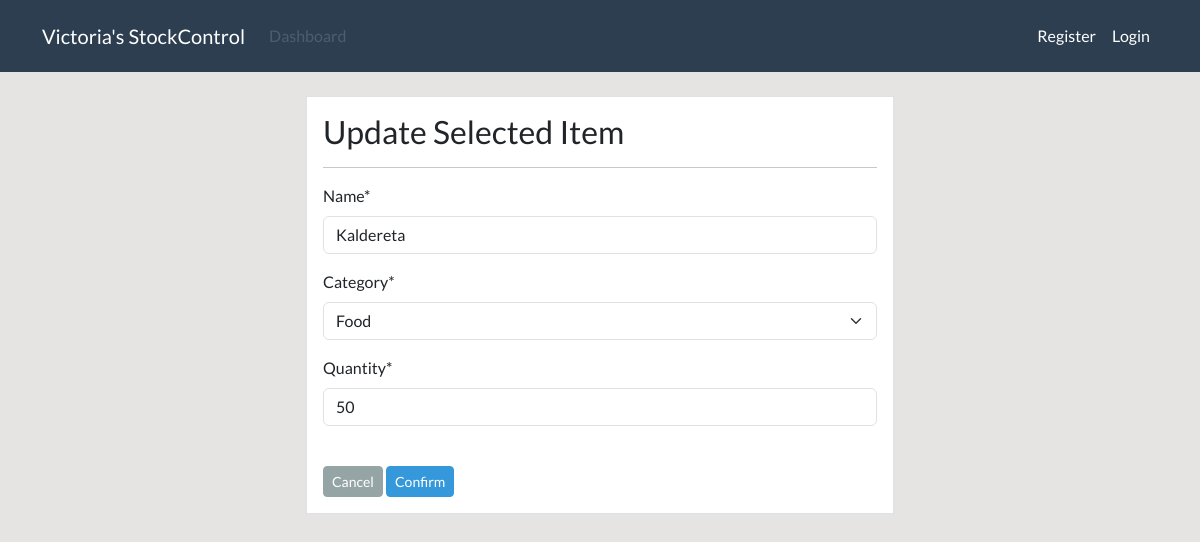
/product/edit/3/, run on the app's committed database.
### dashboard/models.py (models this page shows, shortened)
class Product(models.Model):
    name = models.CharField(max_length=100,null=True)
    category = models.CharField(max_length=20, choices=CATEGORY, null=True)
    quantity = models.PositiveBigIntegerField(null=True)
    class Meta:
        verbose_name_plural = 'Product'

### dashboard/views.py (the view)
# urls.py: path('product/edit/<int:pk>/', views.product_edit,
def product_edit(request, pk):
    item = Product.objects.get(id=pk)
    if request.method == 'POST':
        form = ProductForm(request.POST, instance=item)
        if form.is_valid():
            form.save()
            return redirect('dashboard-product')
    else:
        form = ProductForm(instance=item)
    context = {
        'form': form,
    }
    return render(request, 'dashboard/product_edit.html', context)

### dashboard/forms.py
class ProductForm(forms.ModelForm):
    class Meta:
        model = Product
        fields = '__all__'

### templates/dashboard/product_edit.html (shortened to what this page needs)
{% extends 'component/basePage.html' %}
{% load crispy_forms_tags %}
{% block content %}
<div class="row my-4">
    <div class="col-md-6 offset-md-3">
        <div class="border p-3 bg-white">
            <h3>Update Selected Item</h3>
            <hr>
            <form method="POST">
                {{ form|crispy}}
                <br>
                <a class="btn btn-secondary btn-sm" href="{% url 'dashboard-product' %}">Cancel</a>
                <input class="btn btn-info btn-sm" type="submit" value="Confirm">
            </form>
        </div>
    </div>
</div>
{% endblock %}

### static/assets/style.css (style rules this page uses)
body { background: rgb(230, 227, 227); }

### data on the page
Product: name "Kaldereta", category "Food", quantity "50"
